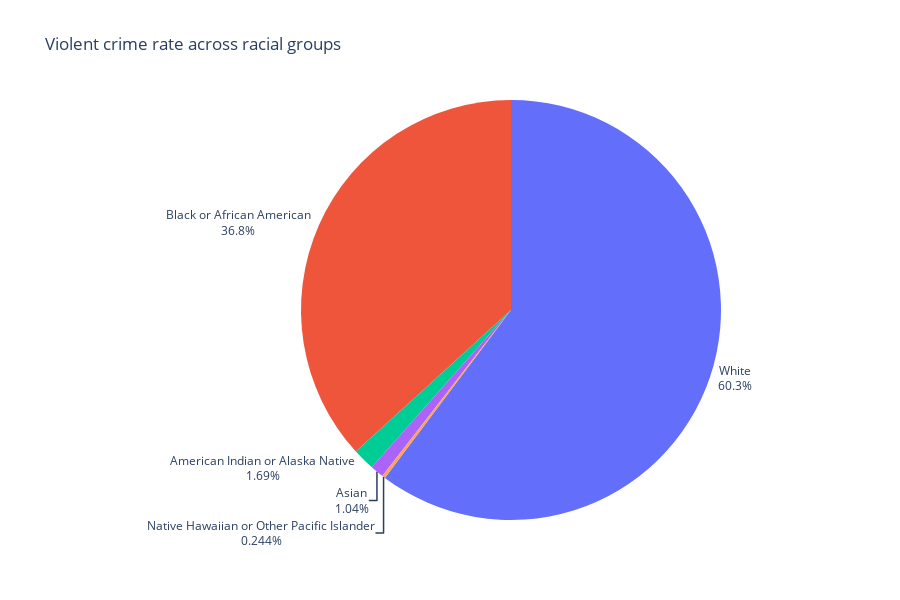

Notebook code cell kept with this figure:
### Code cell
from ipywidgets import interact, Dropdown, Layout

dp = pd.read_csv('crimerace.csv', delimiter=',')
df = pd.read_csv('population.csv', delimiter=',')

def update_plot(variable):
    if variable == 'crime rate':
        data = dp
        title = 'Violent crime rate across racial groups'
    if variable == 'population':
        data = df
        title = 'Population of the US'

    values = data['total']
    names = data['race']

    fig = px.pie(
        data,
        values=values,
        names=names,
        title=title
    )

    fig.update_traces(
        textposition='outside',
        textinfo='percent+label'
    )

    fig.update_layout(
        height=600,
        showlegend=False
    )

    fig.show()

variables = ['crime rate', 'population']
dropdown = Dropdown(options=variables, value=variables[0], description='Variable:', layout=Layout(width='300px'))

interact(update_plot, variable=dropdown)

### Figure 1 — Plotly figure (JSON) as saved in the notebook; plotly's stock layout.template omitted (floating-point values rounded to 4 significant figures)
{"data": [{"domain": {"x": [0, 1], "y": [0, 1]}, "hovertemplate": "race=%{label}<br>total=%{value}<extra></extra>", "labels": ["White", "Black or African American", "American Indian or Alaska Native", "Asian", "Native Hawaiian or Other Pacific Islander"], "legendgroup": "", "name": "", "showlegend": true, "textinfo": "percent+label", "textposition": "outside", "type": "pie", "values": [4337471, 2646696, 121995, 74639, 17569]}], "layout": {"height": 600, "legend": {"tracegroupgap": 0}, "showlegend": false, "title": {"text": "Violent crime rate across racial groups"}}}
